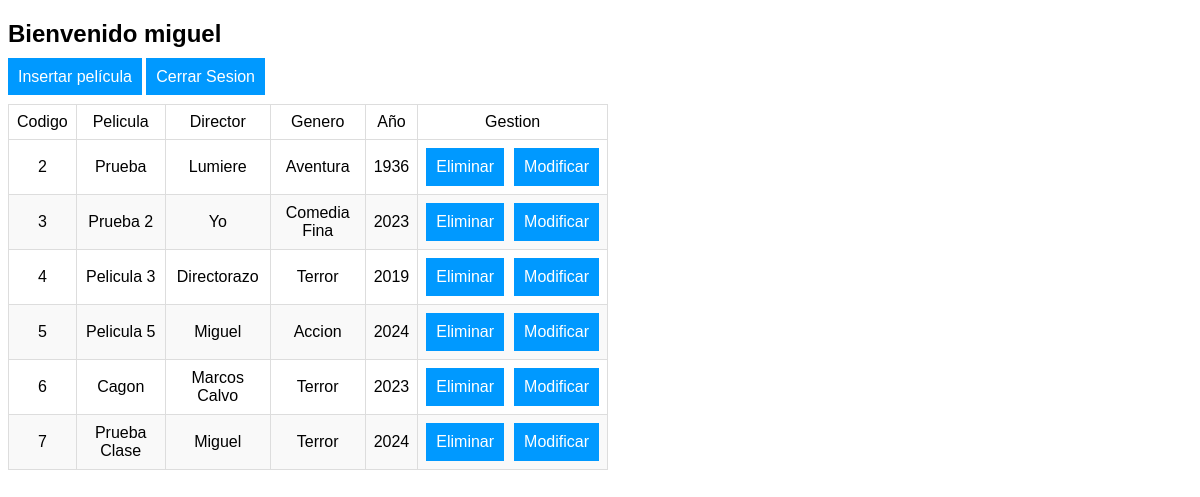
/gestor.php (signed in), run on the app's committed database.
### tables this page shows
CREATE TABLE `peliculas` (
  `codigo` int(11) NOT NULL,
  `titulo` varchar(100) DEFAULT NULL,
  `director` varchar(50) DEFAULT NULL,
  `genero` varchar(30) DEFAULT NULL,
  `duracion` int(11) DEFAULT NULL,
  `anio` int(11) DEFAULT NULL,
  `clasificacion` varchar(10) DEFAULT NULL
);

### gestor.php (the view, shortened to what this page needs)
<!DOCTYPE html>
<html lang="en">
<head>
</head>
<body>
    <?php
        $nom = $_SESSION['nombre'];
        echo '<h2>Bienvenido '. $nom .'</h2>';
    ?>
    <a href="insertar.php">Insertar película</a>
    <a href="cerrar.php">Cerrar Sesion</a>
    <br><br>
    <table border="1">
        <thead>
            <tr>
                <td>Codigo</td>
                <td>Pelicula</td>
                <td>Director</td>
                <td>Genero</td>
                <td>Año</td>
                <td>Gestion</td>
            </tr>
        </thead>
        <tbody>
            <?php
            $BD = new ConectarBD();
            $conn = $BD->getConexion();
            $stmt = $conn->prepare('SELECT * FROM peliculas');
            $stmt->execute();
            $stmt->setFetchMode(PDO::FETCH_ASSOC);
            while ( $peliculas = $stmt->fetch() ) {
                echo "<tr>";
                echo "<td>".$peliculas['codigo']."</td>
                <td>".$peliculas['titulo'].
                "</td><td>".$peliculas['director'].
                "</td><td>".$peliculas['genero']."</td>
                <td>".$peliculas['anio']."</td>
                <td>";
                ?>
                <div class='btn-container'>
                    <a href = "borrar.php?Id=<?php echo $peliculas['codigo'] ?>" >Eliminar</a>
                    <a href = "modificar.php?Id=<?php echo $peliculas['codigo'] ?>" >Modificar</a>
                </div>
                </td>
                <?php
                echo "</tr>";
                }
                ?>
        </tbody>
    </table>
</body>
</html>

### gestor.php (style rules this page uses)
* { font-family:sans-serif; }
table { border-collapse: collapse; width: 600px; border: 1px solid #ddd; }
th, td { text-align: left; padding: 8px; text-align:center; }
tr:nth-child(even) { background-color: #f9f9f9; }
.btn-container { display:flex; gap:10px; }
a { text-decoration: none; padding: 10px; background-color: #09f; color: #fff; }

### data on the page
peliculas: codigo "2", titulo "Prueba", director "Lumiere", genero "Aventura", anio "1936"
peliculas: codigo "3", titulo "Prueba 2", director "Yo", genero "Comedia Fina", anio "2023"
peliculas: codigo "4", titulo "Pelicula 3", director "Directorazo", genero "Terror", anio "2019"
peliculas: codigo "5", titulo "Pelicula 5", director "Miguel", genero "Accion", anio "2024"
peliculas: codigo "6", titulo "Cagon", director "Marcos Calvo", genero "Terror", anio "2023"
peliculas: codigo "7", titulo "Prueba Clase", director "Miguel", genero "Terror", anio "2024"

### other printed values
$nom "miguel"
